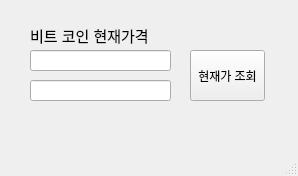
<?xml version="1.0" encoding="UTF-8"?>
<ui version="4.0">
 <class>MainWindow</class>
 <widget class="QMainWindow" name="MainWindow">
  <property name="geometry">
   <rect>
    <x>0</x>
    <y>0</y>
    <width>298</width>
    <height>176</height>
   </rect>
  </property>
  <property name="windowTitle">
   <string>MainWindow</string>
  </property>
  <widget class="QWidget" name="centralwidget">
   <widget class="QLabel" name="label">
    <property name="geometry">
     <rect>
      <x>30</x>
      <y>20</y>
      <width>141</width>
      <height>31</height>
     </rect>
    </property>
    <property name="text">
     <string>&lt;html&gt;&lt;head/&gt;&lt;body&gt;&lt;p&gt;&lt;span style=&quot; font-size:11pt;&quot;&gt;비트 코인 현재가격&lt;/span&gt;&lt;/p&gt;&lt;/body&gt;&lt;/html&gt;</string>
    </property>
   </widget>
   <widget class="QLineEdit" name="lineEdit">
    <property name="geometry">
     <rect>
      <x>30</x>
      <y>50</y>
      <width>141</width>
      <height>21</height>
     </rect>
    </property>
   </widget>
   <widget class="QLineEdit" name="lineEdit_2">
    <property name="geometry">
     <rect>
      <x>30</x>
      <y>80</y>
      <width>141</width>
      <height>21</height>
     </rect>
    </property>
   </widget>
   <widget class="QPushButton" name="pushButton">
    <property name="geometry">
     <rect>
      <x>190</x>
      <y>50</y>
      <width>75</width>
      <height>51</height>
     </rect>
    </property>
    <property name="text">
     <string>현재가 조회</string>
    </property>
   </widget>
  </widget>
  <widget class="QMenuBar" name="menubar">
   <property name="geometry">
    <rect>
     <x>0</x>
     <y>0</y>
     <width>298</width>
     <height>21</height>
    </rect>
   </property>
  </widget>
  <widget class="QStatusBar" name="statusbar"/>
 </widget>
 <resources/>
 <connections/>
</ui>
